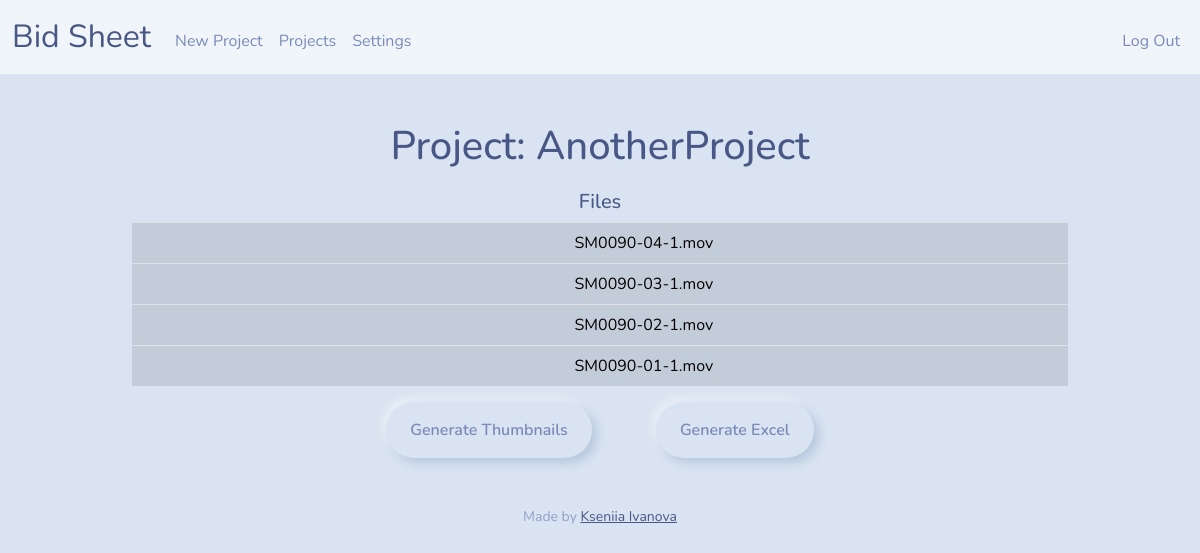
Page /project/AnotherProject (signed in) on the committed database.
### tables this page shows
CREATE TABLE projects (
    id INTEGER PRIMARY KEY AUTOINCREMENT NOT NULL,
    file_name TEXT NOT NULL,
    file_size NUMERIC NOT NULL,
    file_path TEXT NOT NULL,
    project_name TEXT NOT NULL,
    user_id NUMERIC NOT NULL,
    upload_date TEXT,
    FOREIGN KEY (user_id) REFERENCES users(id));

### app.py (the view)
@app.route('/project/<project_name>', methods=["GET"])
def project(project_name):
    user_id = session["user_id"]
    project_details = {'name': project_name}
    file_details = db.execute('''
                              SELECT file_name
                              FROM projects
                              WHERE project_name = ? AND user_id = ?''', project_details['name'], user_id)
    return render_template('project.html', project=project_details, files=file_details)  # return render_template("project.html")

### app.py (called while the page is built)
@app.after_request
def after_request(response):
    response.headers["Cache-Control"] = "no-cache, no-store, must-revalidate"
    response.headers["Expires"] = 0
    response.headers["Pragma"] = "no-cache"
    return response

### templates/project.html (shortened to what this page needs)
{% extends "layout.html" %}
{% block main %}
<h1>Project: {{ project.name}}</h1>
<table class="table-active table table-hover" >
    <thead>
        <tr>
            <h5  style= "margin-top: 20px">Files</h5>
        </tr>
    </thead>
    <tbody>
        {% for file in files %}
         <tr>
            <td><a href="{{ url_for('project', project_name=project.project_name) }}">{{ project.project_name }}</a></td>
            <td> {{ file.file_name }} </td>
         </tr>
         {% endfor %}
    </tbody>
</table>
<button id="genTBtn" class="btn btn-primary" data-project-name="{{ project.name }}">Generate Thumbnails</button>
<button id="genEBtn" class="btn btn-primary" style="margin-left: 60px" data-project-name="{{ project.name }}" >Generate Excel</button>
{% endblock %}

### rows in the picture
projects: file_name "SM0090-04-1.mov"
projects: file_name "SM0090-03-1.mov"
projects: file_name "SM0090-02-1.mov"
projects: file_name "SM0090-01-1.mov"

### other values in the picture
{{ project.name }} "AnotherProject"
